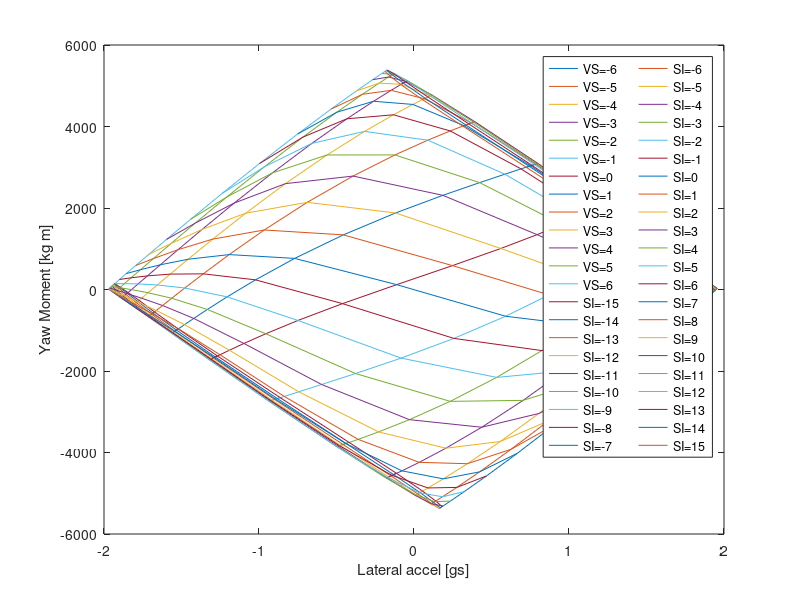

Write MATLAB code to recreate this figure.
clear all
clc

g=9.81; %m/s^2

l = 1.53; %wheel base
a = 0.8; %Distance Front axis - COG 
b = l-a; %Distancia ruedas tras a cg
Tf = 1.25; %Trackwidth front
Tr = 1.15; %Trackwidth rear
weight = 320; %Pes amb pilot
Zrf=0.0964; %Roll center front m
Zrr=0.120; %Roll center rear m
Kf= 352.41; %roll stiffnes front maxima ajustabilidad +150 de lo que de el muelle
Kr= 296.70; %roll stiffnes rear maxima ajustabilidad +250 de lo que de el muelle
h= 0.28; %COG height m
H=h-((Zrr-Zrf)*a/l) % vertical height: roll axis and COG. Obtained wit similar triangles rules m
copx = 0.9; % center de pressure
lambdaHy=1;
lambdaVy=1;
lambdauy=0.59; %scaling factor
lambdaKygamma=1;
lambdaCy=1;
lambdaEy=1;
lambdaKyalpha=1;
lambdaKygamma=1;
PF=0.75; %Front pressure Bar
PR=0.75; %Rrear pressure Bar
gammaF0=-0.9; %Front Camber deg en negatiu
gammaR0=-0.9; %Rear Camber deg en negatiu

%Propietats del neumàtic
PCY1 = 1.5000; %shape factor (Afilar cantonades i estirar i atxatar)
PDY1 = 2.4360; %estirar o aixafar gràfica
PDY2 = -0.3628;
PDY3 = 10;
PEY1 = -0.0286; %afilar cantonades
PEY2 = 0.0113;
PEY3 = -0.2863; %en negatiu s'afila la dreta i en postiu l'esquerra
PEY4 = 32.0364;
PEY5 = -4.6821e+03;
PKY1 = -35.2758;
PKY2 = 1.7514; %rotar sobre el centre antihorari
PKY3 = 1.0000; 
PKY4 = 2.0000; 
PKY5 = -1.6874; 
PKY6 = 3.5692;
PKY7 = 1.9296;
PHY1 = 0.0043; %Desplaçar lateralment
PHY2 = 0; %Desplaçar lateralment
PVY1 = -0.0216; %pujar i baixar la grafica sencera
PVY2 = 0; %pujar i baixar la grafica sencera
PVY3 = 0.6492; %pujar i baixar la grafica sencera
PVY4 = 2.1293;
PPY1 = 0.2239; 
PPY2 = 0.9444;
PPY3 = -0.9607;
PPY4 = -2;
PPY5 = 0.0000;
Fz0 = 1080;
P0=0.97;
%Turn slip
z0=1;
z1=1;
z2=1;
z3=1;
z4=1;

%Ecuacio MZ(SA) Regressio 
a0m =       2.107;
a1m =      -3.933;
b1m =       61.61;
a2m =     -0.4837;
b2m =       10.06;
a3m =      0.7475;
b3m =        7.31;
a4m =      0.4277;
b4m =      -0.423;
a5m =       1.124;
b5m =       3.801;
wm =      0.2417;

MZ=@(SA)  a0m + a1m*cos(SA*wm) + b1m*sin(SA*wm) + a2m*cos(2*SA*wm) + b2m*sin(2*SA*wm) + a3m*cos(3*SA*wm) + b3m*sin(3*SA*wm) + a4m*cos(4*SA*wm) + b4m*sin(4*SA*wm) + a5m*cos(5*SA*wm) + b5m*sin(5*SA*wm);


%%%%%%%%%%%%%%%%%%%%%%%%%%%%%%%%%%%%%%%%%

%Imputs
V=90; %velocitat en X en km/h
deltadg=-15:1:15; %Steering angles en graus
SI=deltadg'.*pi/180; %Steering angle en rad
Betadg=-6:1:6; %Slip angle en graus
VS=Betadg'.*pi/180; %Slip angle rad
sliplim=17*pi/180; %Limit slip angle


%Izz=car.weight*(a^2+car.h^2); %Moment inercia
df=2.3*((V/3.6)^2) %Down Force
dfR=(df*copx)/l %dfR=df*copx/(1.53*2); Down Force front
dfF=df-dfR %dfF=df*(1.53-copx)/(1.53*2); Down Force rear
%Vy=(V./3.6)*tan(VS);
Wf=g*weight*b/l
Wr=g*weight*a/l


for i = 1:length(SI);
    for j = 1:length(VS);
        Vy(j)=(V/3.6).*VS(j); 
        w(i,j)=0;
        Ay(i,j)=0;
        for k=1:10     
            
            alphaFL(i,j)=((tan(VS(j))*(V/3.6))+(w(i,j)*a))./((V/3.6)-w(i,j)*Tf/2)-SI(i); %slip angle front left en rad
            if alphaFL(i,j)>sliplim;
                alphaFL(i,j)=sliplim;
            elseif alphaFL(i,j)<-sliplim;
                alphaFL(i,j)=-sliplim;
            end
            
            alphaFR(i,j)=((tan(VS(j))*(V/3.6))+(w(i,j)*a))./((V/3.6)+w(i,j)*Tf/2)-SI(i); %slip angle front right en rad
            if alphaFR(i,j)>sliplim;
                alphaFR(i,j)=sliplim;
            elseif alphaFR(i,j)<-sliplim;
                alphaFR(i,j)=-sliplim;
            end
            
            alphaRL(i,j)=((tan(VS(j))*(V/3.6))-(w(i,j)*b))./((V/3.6)-w(i,j)*Tr/2); %slip angle rear left en rad           
            if alphaRL(i,j)>sliplim;
                alphaRL(i,j)=sliplim;
            elseif alphaRL(i,j)<-sliplim;
                alphaRL(i,j)=-sliplim;
            end
            
            alphaRR(i,j)=((tan(VS(j))*(V/3.6))-(w(i,j)*b))./((V/3.6)+w(i,j)*Tr/2); %slip angle rear right en rad
            if alphaRR(i,j)>sliplim;
                alphaRR(i,j)=sliplim;
            elseif alphaRR(i,j)<-sliplim;
                alphaRR(i,j)=-sliplim;
            end
            
            %Weight transfer
            WF(i,j)=Ay(i,j)*((g*weight/Tf)*((H*Kf/(Kf+Kr))+(b*Zrf/l))); %weight transfer front (La Ay es en g)
            WR(i,j)=Ay(i,j)*((g*weight/Tr)*((H*Kr/(Kf+Kr))+(a*Zrr/l))); %weight transfer rear (La Ay es en g)
            
            WFL(i,j)=WF(i,j);
            WFR(i,j)=-WF(i,j);
            WRL(i,j)=WR(i,j);
            WRR(i,j)=-WR(i,j);
            
            %Camber variation
            rollangle(i,j)=Ay(i,j)*weight*g*H/(Kr+Kf);
            gammaFL(i,j)=abs((gammaF0+0.36842*rollangle(i,j))*pi/180); %rollangle i camber en deg 
            gammaFR(i,j)=abs((gammaF0-0.36842*rollangle(i,j))*pi/180); %rollangle i camber en deg 
            gammaRL(i,j)=abs((gammaR0+0.36842*rollangle(i,j))*pi/180); %rollangle i camber en deg 
            gammaRR(i,j)=abs((gammaR0-0.36842*rollangle(i,j))*pi/180); %rollangle i camber en deg 
            
            
            %Front Left wheel
            FzFL(i,j) = (Wf/2)+(WFL(i,j))+dfF/2;
            dfzFL(i,j)=(FzFL(i,j)-Fz0)./Fz0;
            dpiFL=(PF-P0)/P0;
            Shy0FL(i,j)=(PHY1+PHY2*dfzFL(i,j))*lambdaHy;
            Svy0FL(i,j)=FzFL(i,j)*(PVY1+PVY2*dfzFL(i,j))*lambdaVy*lambdauy*z2;
            SvygammaFL(i,j)=FzFL(i,j)*(PVY3+PVY4*dfzFL(i,j))*gammaFL(i,j)*lambdaKygamma*lambdauy*z2;
            SvyFL(i,j)=Svy0FL(i,j)+SvygammaFL(i,j);
            Kygamma0FL(i,j)=(PKY6+PKY7*dfzFL(i,j))*FzFL(i,j)*lambdaKygamma*(1+PPY5*dpiFL);
            Kyalpha0FL(i,j)=PKY1*Fz0*(1+PPY1*dpiFL)*sin(PKY4*atan(FzFL(i,j)/((PKY2*Fz0*(1+PPY2*dpiFL)))))*lambdaKyalpha;
            KyalphaFL(i,j)=PKY1*Fz0*(1+PPY1*dpiFL)*sin(PKY4*atan(FzFL(i,j)/((PKY2+PKY5*gammaFL(i,j)^2)*Fz0*(1+PPY2*dpiFL))))*(1-PKY3*abs(gammaFL(i,j)))*lambdaKyalpha*z3;
            ShygammaFL(i,j)=((Kygamma0FL(i,j)*gammaFL(i,j)-SvygammaFL(i,j))/KyalphaFL(i,j))*z0+z4-1;
            ShyFL(i,j)=Shy0FL(i,j)+ShygammaFL(i,j);
            alphayFL(i,j)=-(alphaFL(i,j)+ShyFL(i,j));
            CyFL(i,j)=PCY1*lambdaCy;
            uyFL(i,j)=(PDY1+PDY2*dfzFL(i,j))*(1+PPY3*dpiFL+PPY4*dpiFL^2)*(1-PDY3*gammaFL(i,j)^2)*lambdauy;
            DyFL(i,j)=uyFL(i,j)*FzFL(i,j)*z2;
            EyFL(i,j)=(PEY1+PEY2*dfzFL(i,j))*(1+PEY5*gammaFL(i,j)^2-(PEY3+PEY4*gammaFL(i,j))*sign(alphayFL(i,j)))*lambdaEy;
            ByFL(i,j)=KyalphaFL(i,j)/(CyFL(i,j)*DyFL(i,j));
            FypFL(i,j)=DyFL(i,j)*sin(CyFL(i,j)*atan(ByFL(i,j)*alphayFL(i,j)-EyFL(i,j).*(ByFL(i,j)*alphayFL(i,j)-atan(ByFL(i,j)*alphayFL(i,j)))))+SvyFL(i,j);
            %MF61Y:
            Gxalpha=1; %combined slip weiht function
            Svyk=0; %combined slip braking included
            FyFL(i,j)=-Gxalpha*FypFL(i,j)+Svyk;
            
            
            %Front Right wheel
            FzFR(i,j) = (Wf/2)+(WFR(i,j))+dfF/2;
            dfzFR(i,j)=(FzFR(i,j)-Fz0)./Fz0;
            dpiFR=(PF-P0)/P0;
            Shy0FR(i,j)=(PHY1+PHY2*dfzFR(i,j))*lambdaHy;
            Svy0FR(i,j)=FzFR(i,j)*(PVY1+PVY2*dfzFR(i,j))*lambdaVy*lambdauy*z2;
            SvygammaFR(i,j)=FzFR(i,j)*(PVY3+PVY4*dfzFR(i,j))*gammaFR(i,j)*lambdaKygamma*lambdauy*z2;
            SvyFR(i,j)=Svy0FR(i,j)+SvygammaFR(i,j);
            Kygamma0FR(i,j)=(PKY6+PKY7*dfzFR(i,j))*FzFR(i,j)*lambdaKygamma*(1+PPY5*dpiFR);
            Kyalpha0FR(i,j)=PKY1*Fz0*(1+PPY1*dpiFR)*sin(PKY4*atan(FzFR(i,j)/((PKY2*Fz0*(1+PPY2*dpiFR)))))*lambdaKyalpha;
            KyalphaFR(i,j)=PKY1*Fz0*(1+PPY1*dpiFR)*sin(PKY4*atan(FzFR(i,j)/((PKY2+PKY5*gammaFR(i,j)^2)*Fz0*(1+PPY2*dpiFR))))*(1-PKY3*abs(gammaFR(i,j)))*lambdaKyalpha*z3;
            ShygammaFR(i,j)=((Kygamma0FR(i,j)*gammaFR(i,j)-SvygammaFR(i,j))/KyalphaFR(i,j))*z0+z4-1;
            ShyFR(i,j)=Shy0FR(i,j)+ShygammaFR(i,j);
            alphayFR(i,j)=alphaFR(i,j)+ShyFR(i,j);
            CyFR(i,j)=PCY1*lambdaCy;
            uyFR(i,j)=(PDY1+PDY2*dfzFR(i,j))*(1+PPY3*dpiFR+PPY4*dpiFR^2)*(1-PDY3*gammaFR(i,j)^2)*lambdauy;
            DyFR(i,j)=uyFR(i,j)*FzFR(i,j)*z2;
            EyFR(i,j)=(PEY1+PEY2*dfzFR(i,j))*(1+PEY5*gammaFR(i,j)^2-(PEY3+PEY4*gammaFR(i,j))*sign(alphayFR(i,j)))*lambdaEy;
            ByFR(i,j)=KyalphaFR(i,j)/(CyFR(i,j)*DyFR(i,j));
            FypFR(i,j)=DyFR(i,j)*sin(CyFR(i,j)*atan(ByFR(i,j)*alphayFR(i,j)-EyFR(i,j).*(ByFR(i,j)*alphayFR(i,j)-atan(ByFR(i,j)*alphayFR(i,j)))))+SvyFR(i,j);
            %MF61Y:
            Gxalpha=1;%conbined slip weiht function
            Svyk=0;%conbined slip braking included
            FyFR(i,j)=Gxalpha*FypFR(i,j)+Svyk;
            
            
            %Rear Left wheel
            FzRL(i,j) = (Wr/2)+WRL(i,j)+dfR/2;
            dfzRL(i,j)=(FzRL(i,j)-Fz0)./Fz0;
            dpiRL=(PR-P0)/P0;
            Shy0RL(i,j)=(PHY1+PHY2*dfzRL(i,j))*lambdaHy;
            Svy0RL(i,j)=FzRL(i,j)*(PVY1+PVY2*dfzRL(i,j))*lambdaVy*lambdauy*z2;
            SvygammaRL(i,j)=FzRL(i,j)*(PVY3+PVY4*dfzRL(i,j))*gammaRL(i,j)*lambdaKygamma*lambdauy*z2;
            SvyRL(i,j)=Svy0RL(i,j)+SvygammaRL(i,j);
            Kygamma0RL(i,j)=(PKY6+PKY7*dfzRL(i,j))*FzRL(i,j)*lambdaKygamma*(1+PPY5*dpiRL);
            Kyalpha0RL(i,j)=PKY1*Fz0*(1+PPY1*dpiRL)*sin(PKY4*atan(FzRL(i,j)/((PKY2*Fz0*(1+PPY2*dpiRL)))))*lambdaKyalpha;
            KyalphaRL(i,j)=PKY1*Fz0*(1+PPY1*dpiRL)*sin(PKY4*atan(FzRL(i,j)/((PKY2+PKY5*gammaRL(i,j)^2)*Fz0*(1+PPY2*dpiRL))))*(1-PKY3*abs(gammaRL(i,j)))*lambdaKyalpha*z3;
            ShygammaRL(i,j)=((Kygamma0RL(i,j)*gammaRL(i,j)-SvygammaRL(i,j))/KyalphaRL(i,j))*z0+z4-1;
            ShyRL(i,j)=Shy0RL(i,j)+ShygammaRL(i,j);
            alphayRL(i,j)=-(alphaRL(i,j)+ShyRL(i,j));
            CyRL(i,j)=PCY1*lambdaCy;
            uyRL(i,j)=(PDY1+PDY2*dfzRL(i,j))*(1+PPY3*dpiRL+PPY4*dpiRL^2)*(1-PDY3*gammaRL(i,j)^2)*lambdauy;
            DyRL(i,j)=uyRL(i,j)*FzRL(i,j)*z2;
            EyRL(i,j)=(PEY1+PEY2*dfzRL(i,j))*(1+PEY5*gammaRL(i,j)^2-(PEY3+PEY4*gammaRL(i,j))*sign(alphayRL(i,j)))*lambdaEy;
            ByRL(i,j)=KyalphaRL(i,j)/(CyRL(i,j)*DyRL(i,j));
            FypRL(i,j)=DyRL(i,j)*sin(CyRL(i,j)*atan(ByRL(i,j)*alphayRL(i,j)-EyRL(i,j).*(ByRL(i,j)*alphayRL(i,j)-atan(ByRL(i,j)*alphayRL(i,j)))))+SvyRL(i,j);
            %MF61Y:
            Gxalpha=1;%conbined slip weiht function
            Svyk=0;%conbined slip braking included
            FyRL(i,j)=-Gxalpha*FypRL(i,j)+Svyk;
            
            
            %Rear Right wheel
            FzRR(i,j) =(Wr/2)+(WRR(i,j))+dfR/2;
            dfzRR(i,j)=(FzRR(i,j)-Fz0)./Fz0;
            dpiRR=(PR-P0)/P0;
            Shy0RR(i,j)=(PHY1+PHY2*dfzRR(i,j))*lambdaHy;
            Svy0RR(i,j)=FzRR(i,j)*(PVY1+PVY2*dfzRR(i,j))*lambdaVy*lambdauy*z2;
            SvygammaRR(i,j)=FzRR(i,j)*(PVY3+PVY4*dfzRR(i,j))*gammaRR(i,j)*lambdaKygamma*lambdauy*z2;
            SvyRR(i,j)=Svy0RR(i,j)+SvygammaRR(i,j);
            Kygamma0RR(i,j)=(PKY6+PKY7*dfzRR(i,j))*FzRR(i,j)*lambdaKygamma*(1+PPY5*dpiRR);
            Kyalpha0RR(i,j)=PKY1*Fz0*(1+PPY1*dpiRR)*sin(PKY4*atan(FzRR(i,j)/((PKY2*Fz0*(1+PPY2*dpiRR)))))*lambdaKyalpha;
            KyalphaRR(i,j)=PKY1*Fz0*(1+PPY1*dpiRR)*sin(PKY4*atan(FzRR(i,j)/((PKY2+PKY5*gammaRR(i,j)^2)*Fz0*(1+PPY2*dpiRR))))*(1-PKY3*abs(gammaRR(i,j)))*lambdaKyalpha*z3;
            ShygammaRR(i,j)=((Kygamma0RR(i,j)*gammaRR(i,j)-SvygammaRR(i,j))/KyalphaRR(i,j))*z0+z4-1;
            ShyRR(i,j)=Shy0RR(i,j)+ShygammaRR(i,j);
            alphayRR(i,j)=alphaRR(i,j)+ShyRR(i,j);
            CyRR(i,j)=PCY1*lambdaCy;
            uyRR(i,j)=(PDY1+PDY2*dfzRR(i,j))*(1+PPY3*dpiRR+PPY4*dpiRR^2)*(1-PDY3*gammaRR(i,j)^2)*lambdauy;
            DyRR(i,j)=uyRR(i,j)*FzRR(i,j)*z2;
            EyRR(i,j)=(PEY1+PEY2*dfzRR(i,j))*(PEY5*gammaRR(i,j)^2-(PEY3+PEY4*gammaRR(i,j))*sign(alphayRR(i,j)))*lambdaEy;
            ByRR(i,j)=KyalphaRR(i,j)/(CyRR(i,j)*DyRR(i,j));
            FypRR(i,j)=DyRR(i,j)*sin(CyRR(i,j)*atan(ByRR(i,j)*alphayRR(i,j)-EyRR(i,j).*(ByRR(i,j)*alphayRR(i,j)-atan(ByRR(i,j)*alphayRR(i,j)))))+SvyRR(i,j);
            %MF61Y:
            Gxalpha=1;%conbined slip weiht function
            Svyk=0;%conbined slip braking included
            FyRR(i,j)=Gxalpha*FypRR(i,j)+Svyk;
            
            
            Izz(i,j)=(a/l)*(FzFL(i,j)+FzFR(i,j))*a^2+(b/l)*(FzRR(i,j)+FzRL(i,j))*b^2;
            Ay(i,j)=(FyFL(i,j)*(cos(SI(i)))+FyFR(i,j)*(cos(SI(i)))+(FyRR(i,j)+FyRL(i,j)))/(weight*g); %Acceleracio lateral o centripeta en g
            %Ay(i,j)=(FyFL(i,j)*(cos(SI(i)-alphaFL(i,j)))+FyFR(i,j)*(cos(SI(i)-alphaFR(i,j)))+(FyRR(i,j)+FyRL(i,j)))/(weight*g); %Acceleracio lateral o centripeta
            YawMoment(i,j)=(FyFL(i,j).*cos(SI(i))+FyFR(i,j).*cos(SI(i)))*a-(FyRR(i,j)+FyRL(i,j))*b+MZ(alphaFL(i,j))+MZ(alphaFR(i,j))+MZ(alphaRL(i,j))+MZ(alphaRR(i,j));
            %YawMoment(i,j)=(FyFL(i,j).*cos(SI(i)-alphaFL(i,j))+FyFR(i,j).*cos(SI(i)-alphaFL(i,j)))*a-(FyRR(i,j)+FyRL(i,j))*b-MZ(alphaFL(i,j))-MZ(alphaFR(i,j))-MZ(alphaRL(i,j))-MZ(alphaRR(i,j));
            YawAccel(i,j)=YawMoment(i,j)./Izz(i,j)*180/pi;
            w(i,j)=Ay(i,j)*g/(V/3.6);
            %R=Ay(i,j)./(w^2);
        end
    end
end
[M,N]=size(YawMoment);


%Plotting Yaw Moment versus Lateral Acceleration
figure
for i=1:N
    plot(Ay(:,i),YawMoment(:,i))
    hold on
end

for i=1:M
    plot(Ay(i,:),YawMoment(i,:))
    hold on
end
% legendCell_VS = cellstr(num2str(VS', 'VS=%-d'));
% legendCell_SI = cellstr(num2str(SI', 'SI=%-d'));
% legend([legendCell_VS;legendCell_SI], 'NumColumns',2)
xlabel('Lateral accel [gs]')
ylabel('Yaw Moment [kg m]')
legendCell_VS = cellstr(num2str(VS*180/pi, 'VS=%-d'));
legendCell_SI = cellstr(num2str(SI*180/pi, 'SI=%-d'));
legend([legendCell_VS;legendCell_SI], 'NumColumns',2)

%{
figure
for i=1:N
    plot(Ay(:,i)/g,YawAccel(:,i))
    hold on
end
for i=1:M
    plot(Ay(i,:)/g,YawAccel(i,:))
    hold on
end
legendCell_VS = cellstr(num2str(VS', 'VS=%-d'));
legendCell_SI = cellstr(num2str(SI', 'SI=%-d'));
legend([legendCell_VS;legendCell_SI], 'NumColumns',2)
xlabel('Lateral accel [gs]')
ylabel('Yaw Accel [deg/s^2]')
%}


